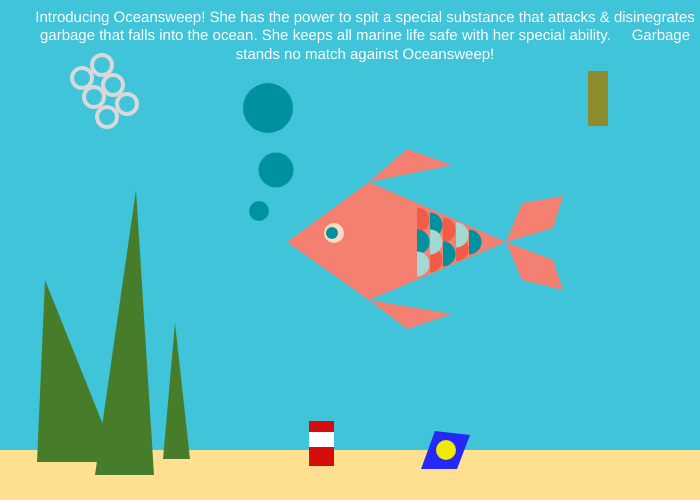
Frame 1 (no input)
Frame 60 (no input): identical to frame 1, image omitted
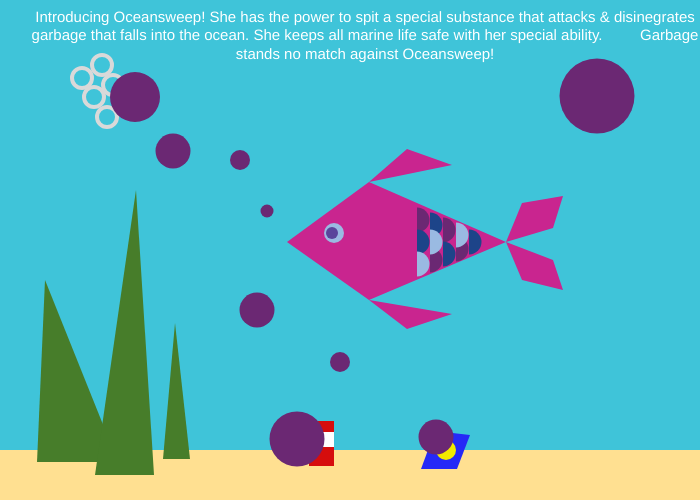
Frame 120 (the mouse pressed at the canvas centre since frame 60)

The p5.js sketch that drew these frames (run headless with seeded random() and noise() and a simulated clock; from frame 60 on, the mouse is pressed at the canvas centre):

// p5.js sketch
// ── sketch.js
function setup() {
  // put setup code here
createCanvas(700, 500);
}


function draw() {
  background("#3fc4d9");
  fill(0);

  if (mouseIsPressed) {
    // this is where the pressed shapes go
    noStroke();
        fill("#c9258f");
        quad(287, 242, 369, 182, 506, 242, 369, 300); //body
        quad(506, 242, 522, 203, 563, 196, 553, 228); //backfin top
        quad(506, 242, 522, 280, 563, 290, 553, 260); //backfin bottom
        triangle(369, 182, 407, 149, 452, 165); //fin top
        triangle(369, 300, 407, 329, 452, 314); //fin bottom

        fill("#9abae2");
        ellipse(334, 233, 20, 20); //eye
        fill("#5a449b");
        ellipse(332, 233, 12, 12); //eye

    //scale set 1
        fill("#6b2873");
        arc(417, 220, 25, 25, PI + PI/2, PI/2, OPEN); //scale1
        fill("#1d4489");
        arc(417, 242, 25, 25, PI + PI/2, PI/2, OPEN); //scale2
        fill("#9abae2");
        arc(417, 264, 25, 25, PI + PI/2, PI/2, OPEN); //scale3

    //scale set 2
        fill("#1d4489");
        arc(430, 225, 25, 25, PI + PI/2, PI/2, OPEN); //scale1
        fill("#6b2873");
        arc(430, 260, 25, 25, PI + PI/2, PI/2, OPEN); //scale3
        fill("#9abae2");
        arc(430, 242, 25, 25, PI + PI/2, PI/2, OPEN); //scale2

    //scale set 3
          fill("#6b2873");
          arc(443, 230, 25, 25, PI + PI/2, PI/2, OPEN); //scale1
          fill("#1d4489");
          arc(443, 254, 25, 25, PI + PI/2, PI/2, OPEN); //scale2

    //scale set 4
          fill("#6b2873");
          arc(456, 249, 25, 25, PI + PI/2, PI/2, OPEN); //scale2
          fill("#9abae2");
          arc(456, 235, 25, 25, PI + PI/2, PI/2, OPEN); //scale1

    //scale set 5
          fill("#1d4489");
          arc(469, 242, 25, 25, PI + PI/2, PI/2, OPEN); //scale1


          strokeWeight(4);
          stroke("#d9d9d9");
          fill("#3fc4d9");
          ellipse(82, 78, 20, 20); //6pack plastic 1

          strokeWeight(4);
          stroke("#d9d9d9");
          fill("#3fc4d9");
          ellipse(102, 65, 20, 20); //6pack plastic 2

          strokeWeight(4);
          stroke("#d9d9d9");
          fill("#3fc4d9");
          ellipse(94, 97, 20, 20); //6pack plastic 3

          strokeWeight(4);
          stroke("#d9d9d9");
          fill("#3fc4d9");
          ellipse(113, 85, 20, 20); //6pack plastic 4

          strokeWeight(4);
          stroke("#d9d9d9");
          fill("#3fc4d9");
          ellipse(107, 117, 20, 20); //6pack plastic 5

          strokeWeight(4);
          stroke("#d9d9d9");
          fill("#3fc4d9");
          ellipse(127, 104, 20, 20); //6pack plastic 6

//bubbles
          noStroke();

          fill("#6b2873");
          ellipse(267, 211, 13, 13); //bubble 0

          fill("#6b2873");
          ellipse(240, 160, 20, 20); //bubble 1

          fill("#6b2873");
          ellipse(173, 151, 35, 35); //bubble 2

          fill("#6b2873");
          ellipse(135, 97, 50, 50); //bubble 3

          fill("#6b2873");
          ellipse(257, 310, 35, 35); //bubble 4

          fill("#6b2873");
          ellipse(597, 96, 75, 75); //bubble 7


    //enviornment

        fill("#ffe091");
        rect(0, 450, 700, 55); //sand

        fill("#477d2a");
        triangle(37, 462, 118, 462, 45, 280); //seaweed1

        fill("#477d2a");
        triangle(95, 475, 154, 475, 136, 190); //seaweed2

        fill("#477d2a");
        triangle(163, 459, 190, 459, 175, 323); //seaweed3

        fill("#d60d0d");
        rect(309, 421, 25, 45); //can

        fill(255);
        rect(309, 432, 25, 15);//can label

        fill("#2529f7");
        quad(421, 469, 435, 431, 470, 435, 457, 469); //chip bag

        fill("#f2ea00");
        ellipse(446, 450, 20, 20); //logo on chip bag


//bubbles continued...
        fill("#6b2873");
        ellipse(297, 439, 55, 55); //bubble 5

        fill("#6b2873");
        ellipse(436, 437, 35, 35); //bubble 5

        fill("#6b2873");
        ellipse(340, 362, 20, 20); //bubble 6

//text
        textSize(15);
        textAlign(CENTER);
        fill(255);
        text('Introducing Oceansweep! She has the power to spit a special substance that attacks & disinegrates \
        garbage that falls into the ocean. She keeps all marine life safe with her special ability. \
        Garbage stands no match against Oceansweep!', 20, 10, 690, 500);



  }


  else {
    // this is where unpressed shapes go, build character first

//fish

noStroke();
    fill("#f48072");
    quad(287, 242, 369, 182, 506, 242, 369, 300); //body
    quad(506, 242, 522, 203, 563, 196, 553, 228); //backfin top
    quad(506, 242, 522, 280, 563, 290, 553, 260); //backfin bottom
    triangle(369, 182, 407, 149, 452, 165); //fin top
    triangle(369, 300, 407, 329, 452, 314); //fin bottom

    fill("#fedbc1");
    ellipse(334, 233, 20, 20); //eye
    fill("#00919e");
    ellipse(332, 233, 12, 12); //eye

//scale set 1
    fill("#f15c47");
    arc(417, 220, 25, 25, PI + PI/2, PI/2, OPEN); //scale1
    fill("#00919e");
    arc(417, 242, 25, 25, PI + PI/2, PI/2, OPEN); //scale2
    fill("#a2d9d3");
    arc(417, 264, 25, 25, PI + PI/2, PI/2, OPEN); //scale3

//scale set 2
    fill("#00919e");
    arc(430, 225, 25, 25, PI + PI/2, PI/2, OPEN); //scale1
    fill("#f15c47");
    arc(430, 260, 25, 25, PI + PI/2, PI/2, OPEN); //scale3
    fill("#a2d9d3");
    arc(430, 242, 25, 25, PI + PI/2, PI/2, OPEN); //scale2

//scale set 3
      fill("#f15c47");
      arc(443, 230, 25, 25, PI + PI/2, PI/2, OPEN); //scale1
      fill("#00919e");
      arc(443, 254, 25, 25, PI + PI/2, PI/2, OPEN); //scale2

//scale set 4
      fill("#f15c47");
      arc(456, 249, 25, 25, PI + PI/2, PI/2, OPEN); //scale2
      fill("#a2d9d3");
      arc(456, 235, 25, 25, PI + PI/2, PI/2, OPEN); //scale1

//scale set 5
      fill("#00919e");
      arc(469, 242, 25, 25, PI + PI/2, PI/2, OPEN); //scale1


      fill("#00919e");
      ellipse(259, 211, 20, 20); //bubble 1

      fill("#00919e");
      ellipse(276, 170, 35, 35); //bubble 2

      fill("#00919e");
      ellipse(268, 108, 50, 50); //bubble 2

//enviornment

    fill("#ffe091");
    rect(0, 450, 700, 55); //sand

    fill("#477d2a");
    triangle(37, 462, 118, 462, 45, 280); //seaweed1

    fill("#477d2a");
    triangle(95, 475, 154, 475, 136, 190); //seaweed2

    fill("#477d2a");
    triangle(163, 459, 190, 459, 175, 323); //seaweed3

    fill("#d60d0d");
    rect(309, 421, 25, 45); //can

    fill(255);
    rect(309, 432, 25, 15);//can label

    fill("#2529f7");
    quad(421, 469, 435, 431, 470, 435, 457, 469); //chip bag

    fill("#f2ea00");
    ellipse(446, 450, 20, 20); //logo on chip bag

    strokeWeight(4);
    stroke("#d9d9d9");
    fill("#3fc4d9");
    ellipse(82, 78, 20, 20); //6pack plastic 1

    strokeWeight(4);
    stroke("#d9d9d9");
    fill("#3fc4d9");
    ellipse(102, 65, 20, 20); //6pack plastic 2

    strokeWeight(4);
    stroke("#d9d9d9");
    fill("#3fc4d9");
    ellipse(94, 97, 20, 20); //6pack plastic 3

    strokeWeight(4);
    stroke("#d9d9d9");
    fill("#3fc4d9");
    ellipse(113, 85, 20, 20); //6pack plastic 4

    strokeWeight(4);
    stroke("#d9d9d9");
    fill("#3fc4d9");
    ellipse(107, 117, 20, 20); //6pack plastic 5

    strokeWeight(4);
    stroke("#d9d9d9");
    fill("#3fc4d9");
    ellipse(127, 104, 20, 20); //6pack plastic 6

    noStroke();
    fill("#8c8c2e");
    rect(588, 71, 20, 55); //garbage

//text
    textSize(15);
    textAlign(CENTER);
    fill(255);
    text('Introducing Oceansweep! She has the power to spit a special substance that attacks & disinegrates \
    garbage that falls into the ocean. She keeps all marine life safe with her special ability. \
    Garbage stands no match against Oceansweep!', 20, 10, 690, 500);
  }

}

function mouseReleased() {
    console.log(mouseX + ', ' + mouseY );
}
